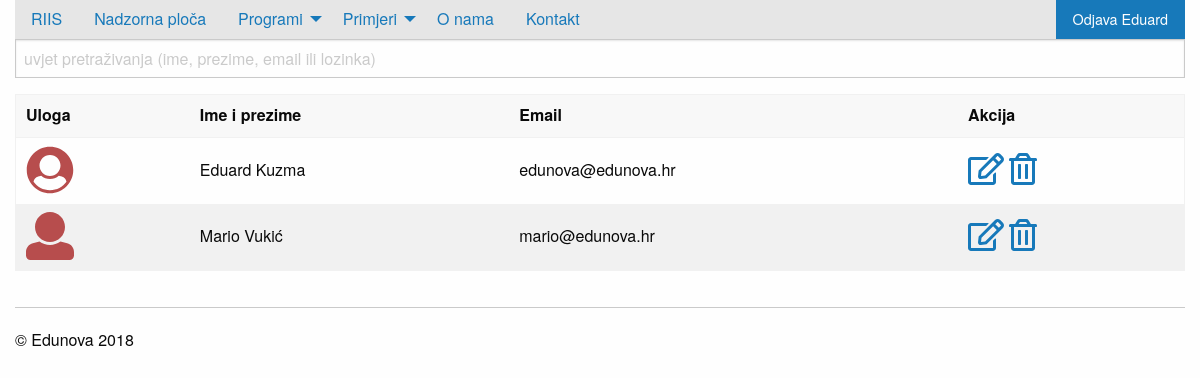
Screenshot of /privatno/operateri/index.php (signed in) with the database file from the repository.
### tables this page shows
create table operater(
sifra int not null primary key auto_increment,
email varchar(50) not null,
lozinka char(32) not null,
ime varchar(50) not null,
prezime varchar(50) not null,
uloga varchar(20) not null
);

### privatno/operateri/index.php (the view, shortened to what this page needs)
<?php include_once '../../konfiguracija.php';
$stranica = isset($_GET["stranica"]) ? $_GET["stranica"] : 1;
?>
<!doctype html>
<html class="no-js" lang="en" dir="ltr">
  <head>
    <?php include_once '../../include/head.php'; ?>
  </head>
  <body>
    <div class="grid-container">
      	<?php include_once '../../include/izbornik.php'; ?>
      	<div class="grid-x grid-padding-x">
			<div class="large-12 cell">
				<form method="get">
					<input type="text" name="uvjet"
					placeholder="uvjet pretraživanja (ime, prezime, email ili lozinka)"
					value="<?php echo isset($_GET["uvjet"]) ? $_GET["uvjet"] : "" ?>" />
				</form>
				<?php
					$uvjet = "%" . (isset($_GET["uvjet"]) ? $_GET["uvjet"] : "") . "%";
					$izraz = $veza->prepare("select * from operater
					where concat(ime,prezime,email,uloga) like :uvjet
					order by uloga, prezime, ime limit :stranica, :brojRezultataPoStranici");
					$izraz->bindValue("stranica", $stranica* $brojRezultataPoStranici -  $brojRezultataPoStranici , PDO::PARAM_INT);
					$izraz->bindValue("brojRezultataPoStranici", $brojRezultataPoStranici, PDO::PARAM_INT);
					$izraz->bindParam("uvjet", $uvjet);
					$izraz->execute();
					$rezultati = $izraz->fetchAll(PDO::FETCH_OBJ);
				  ?>
				<table>
					<thead>
						<tr>
							<th>Uloga</th>
							<th>Ime i prezime</th>
							<th>Email</th>
							<th>Akcija</th>
						</tr>
					</thead>
					<tbody>
					<?php
					foreach ($rezultati as $red):
					?>
						<tr>
							<td title="<?php echo $red->uloga ?>"><?php
							if($red->uloga==="admin"){
								echo "<i style=\"color: #b74d4d\" title=\"Administrator\" class=\"fas fa-user-circle fa-3x\"></i>";
							}else{
								echo "<i  style=\"color: #b74d4d\" title=\"Operater\" class=\"fas fa-user fa-3x\"></i>";
							}
								?></td>
							<td><?php echo $red->ime . " " . $red->prezime; ?></td>
							<td><?php echo $red->email; ?></td>
							<td>
								<a href="#"><i class="far fa-edit fa-2x"></i></a>
								<a href="#"><i class="far fa-trash-alt fa-2x"></i></a>
							</td>
						</tr>
					<?php endforeach; ?>
					</tbody>
				</table>
			</div>
		</div>
		<?php include_once '../../include/podnozje.php'; ?>
    </div>
  </body>
</html>

### rows the page displays
operater: uloga "admin" (drawn), ime "Eduard", prezime "Kuzma", email "edunova@edunova.hr"
operater: uloga "oper" (drawn), ime "Mario", prezime "Vukić", email "mario@edunova.hr"

### other values shown
$opis "RIIS Nadzorna ploča O nama Kontakt"
$_SESSION[$appID."autoriziran"]->ime "Eduard"
